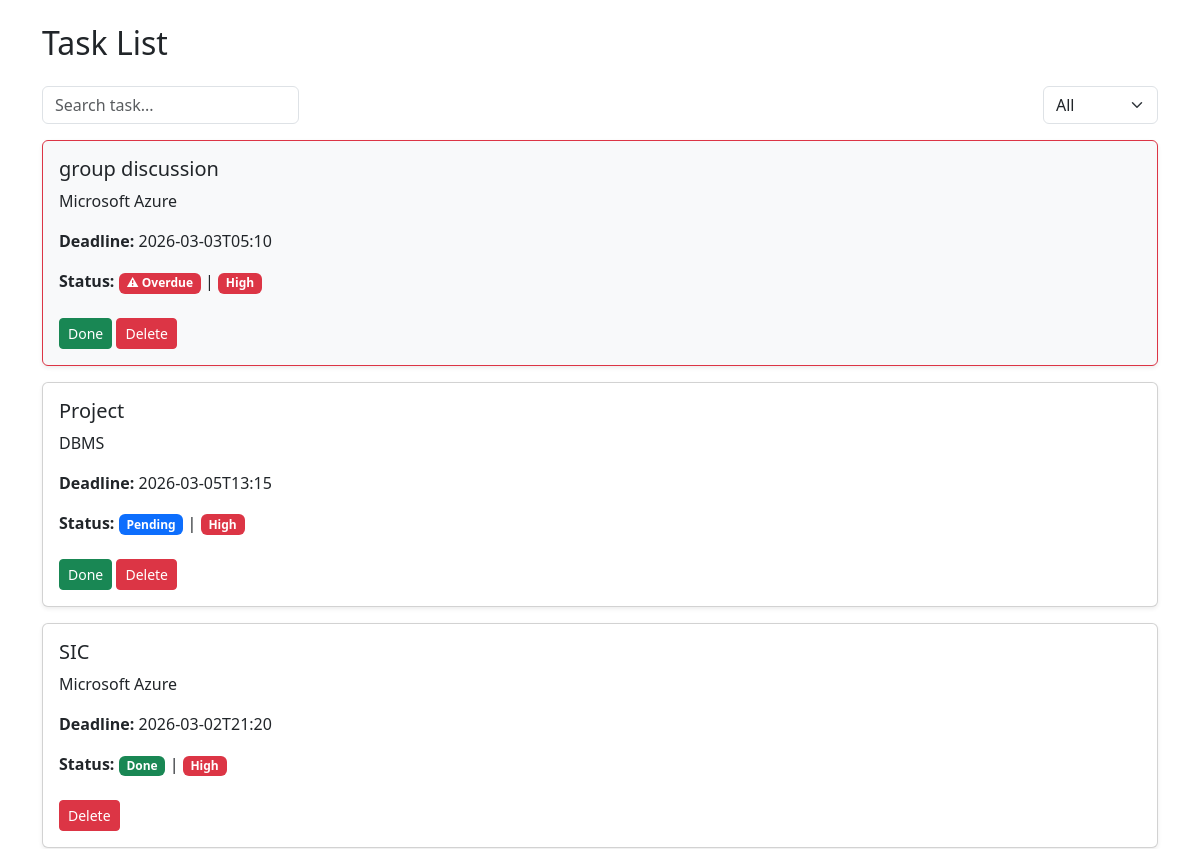
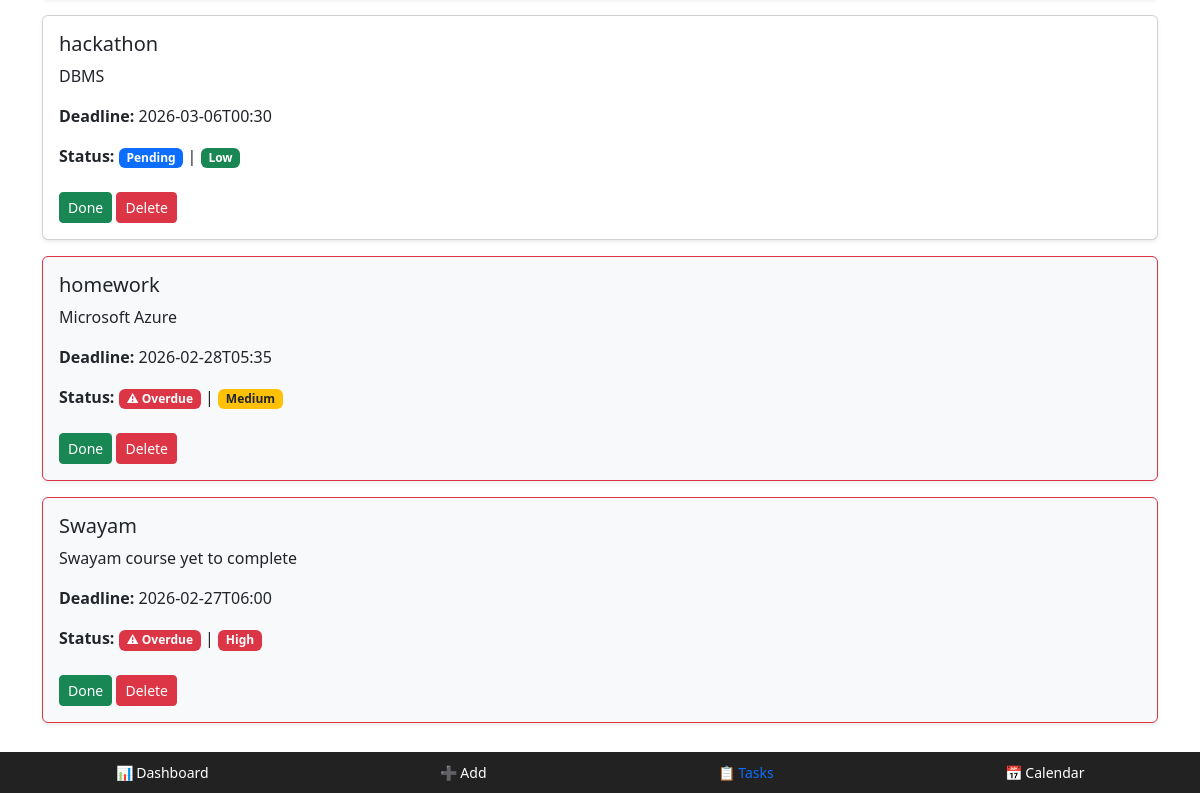
/tasks, run on an earlier commit of the app's database (2 pictures, top to bottom).
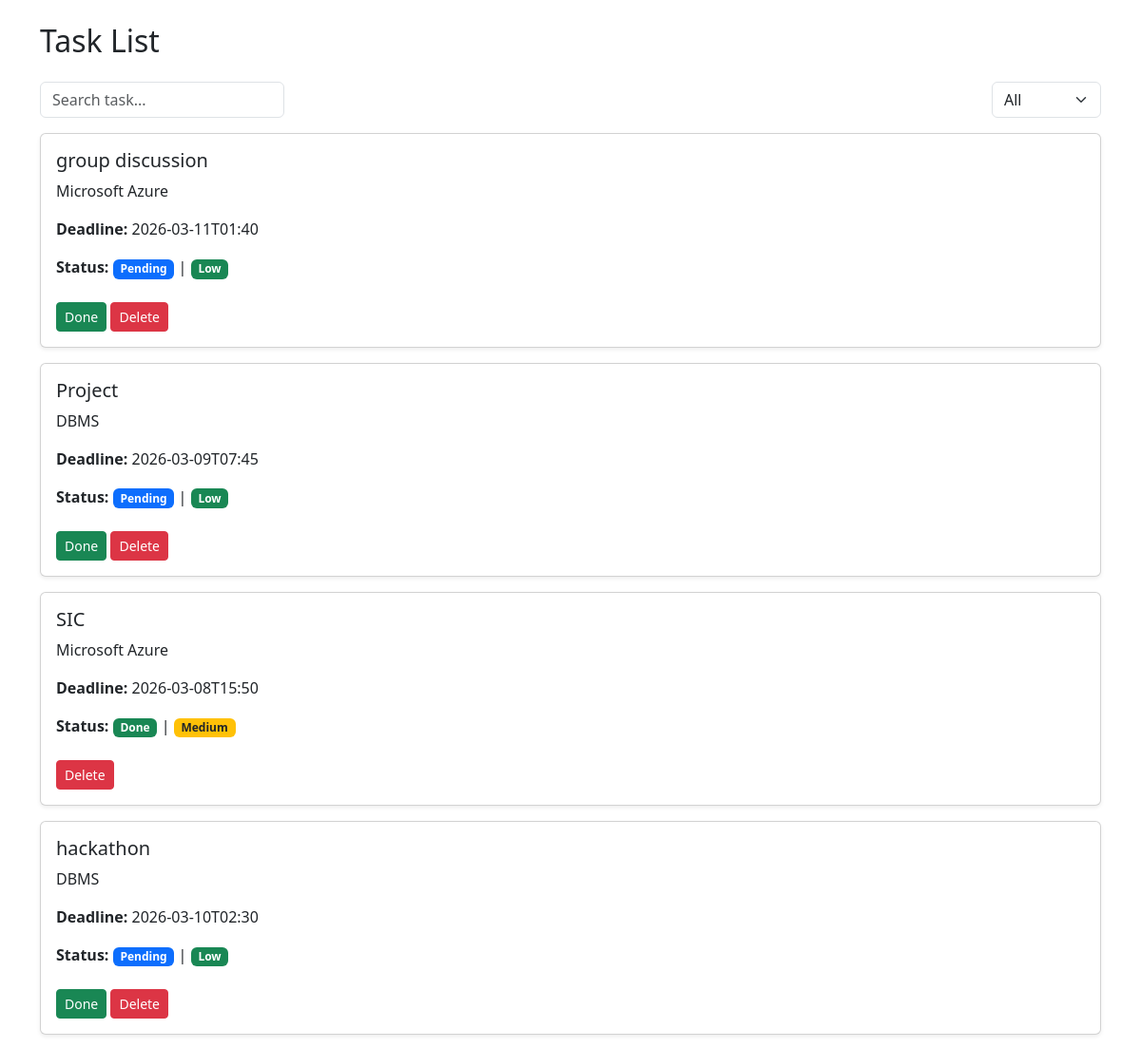
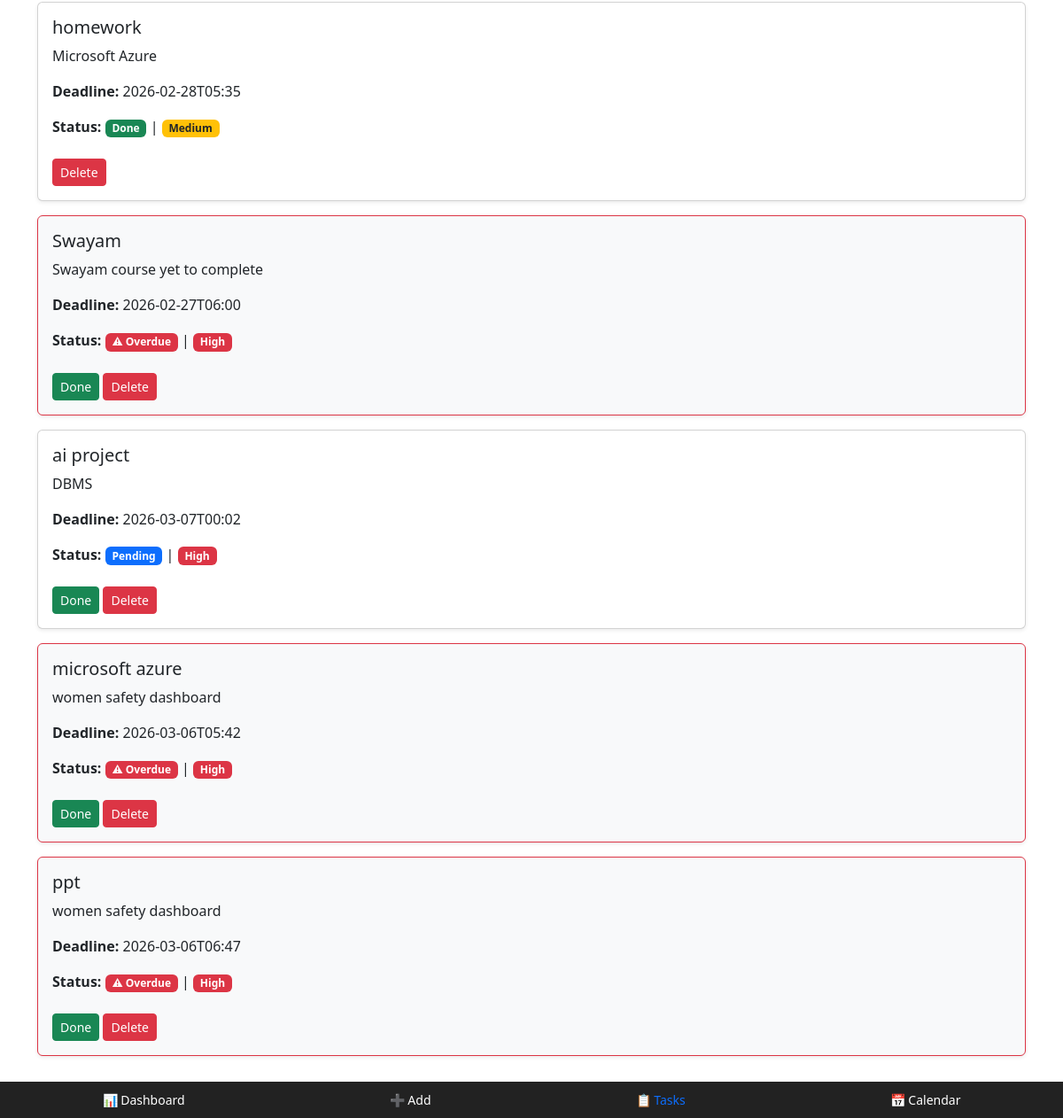
And on a later commit of the database (2 pictures, top to bottom).
### tables this page shows
CREATE TABLE tasks (
        id INTEGER PRIMARY KEY AUTOINCREMENT,
        title TEXT NOT NULL,
        description TEXT,
        deadline TEXT,
        status TEXT DEFAULT 'Pending',
        priority TEXT
        );

### app.py (the view)
@app.route("/tasks")
def tasks_page():
    conn = sqlite3.connect("database.db")
    cursor = conn.cursor()
    cursor.execute("SELECT * FROM tasks")
    tasks = cursor.fetchall()
    conn.close()
    return render_template("tasks.html", tasks=tasks)

### templates/tasks.html (shortened to what this page needs)
{% extends "base.html" %}
{% block content %}
<h2 class="mb-4">Task List</h2>
<div class="mb-3 d-flex justify-content-between align-items-center gap-3 flex-wrap">
    <input type="text" id="searchInput" class="form-control w-auto"
           placeholder="Search task..." style="min-width:200px;">
    <select id="statusFilter" class="form-select w-auto">
        <option value="All">All</option>
    </select>
</div>
{% for task in tasks %}
<div class="card p-3 mb-3 shadow-sm
{% if task[4] == 'Overdue' %}
    border-danger bg-light
{% endif %}
"
data-status="{{ task[4] }}"
data-title="{{ task[1] | lower }}">
    <h5>{{ task[1] }}</h5>
    <p>{{ task[2] }}</p>
    <p><strong>Deadline:</strong> {{ task[3] }}</p>
    <p>
        <strong>Status:</strong>
        {% if task[4] == "Overdue" %}
            <span class="badge bg-danger">⚠ Overdue</span>
        {% elif task[4] == "Pending" %}
            <span class="badge bg-primary">Pending</span>
        {% elif task[4] == "Done" %}
            <span class="badge bg-success">Done</span>
        {% endif %}
        |
        {% if task[5] == "High" %}
            <span class="badge bg-danger">High</span>
        {% elif task[5] == "Medium" %}
            <span class="badge bg-warning text-dark">Medium</span>
        {% else %}
            <span class="badge bg-success">Low</span>
        {% endif %}
    </p>
    <div class="mt-2">
        {% if task[4] != "Done" %}
            <a href="/complete/{{ task[0] }}" class="btn btn-success btn-sm">Done</a>
        {% endif %}
        <a href="/delete/{{ task[0] }}" class="btn btn-danger btn-sm">Delete</a>
    </div>
</div>
{% endfor %}
{% endblock %}

### templates/base.html (shortened to what this page needs)
<!DOCTYPE html>
<html>
<head>
    <link href="https://cdn.jsdelivr.net/npm/bootstrap@5.3.0/dist/css/bootstrap.min.css" rel="stylesheet">
</head>
<body>
<div class="container mt-4">
    {% block content %}{% endblock %}
</div>
<div class="bottom-nav">
<a href="/dashboard"
class="{% if request.path == '/dashboard' %}text-primary{% endif %}">
📊 Dashboard
</a>
<a href="/add-task"
class="{% if request.path == '/add-task' %}text-primary{% endif %}">
➕ Add
</a>
<a href="/tasks"
class="{% if request.path == '/tasks' %}text-primary{% endif %}">
📋 Tasks
</a>
<a href="/calendar"
class="{% if request.path == '/calendar' %}text-primary{% endif %}">
📅 Calendar
</a>
</div>
</body>
</html>

### templates/base.html (style rules this page uses)
body { margin-bottom: 70px; }
.bottom-nav { position: fixed; bottom: 0; left: 0; width: 100%; background: #222; display: flex; justify-content: space-around; padding: 10px 0; }
.bottom-nav a { color: white; text-decoration: none; font-size: 14px; text-align: center; }

What changed in the data, as far as the page shows it:
changed tasks "group discussion": deadline "2026-03-03T05:10" → "2026-03-11T01:40"; status "⚠ Overdue" → "Pending"; priority "High" → "Low"
changed tasks "Project": deadline "2026-03-05T13:15" → "2026-03-09T07:45"; priority "High" → "Low"
changed tasks "SIC": deadline "2026-03-02T21:20" → "2026-03-08T15:50"; priority "High" → "Medium"
changed tasks "hackathon": deadline "2026-03-06T00:30" → "2026-03-10T02:30"
changed tasks "homework": no longer shows "⚠ Overdue"
added tasks: title "ai project", description "DBMS", deadline "2026-03-07T00:02", status "Pending", priority "High"
added tasks: title "microsoft azure", description "women safety dashboard", deadline "2026-03-06T05:42", status "⚠ Overdue", priority "High"
added tasks: title "ppt", description "women safety dashboard", deadline "2026-03-06T06:47", status "⚠ Overdue", priority "High"
